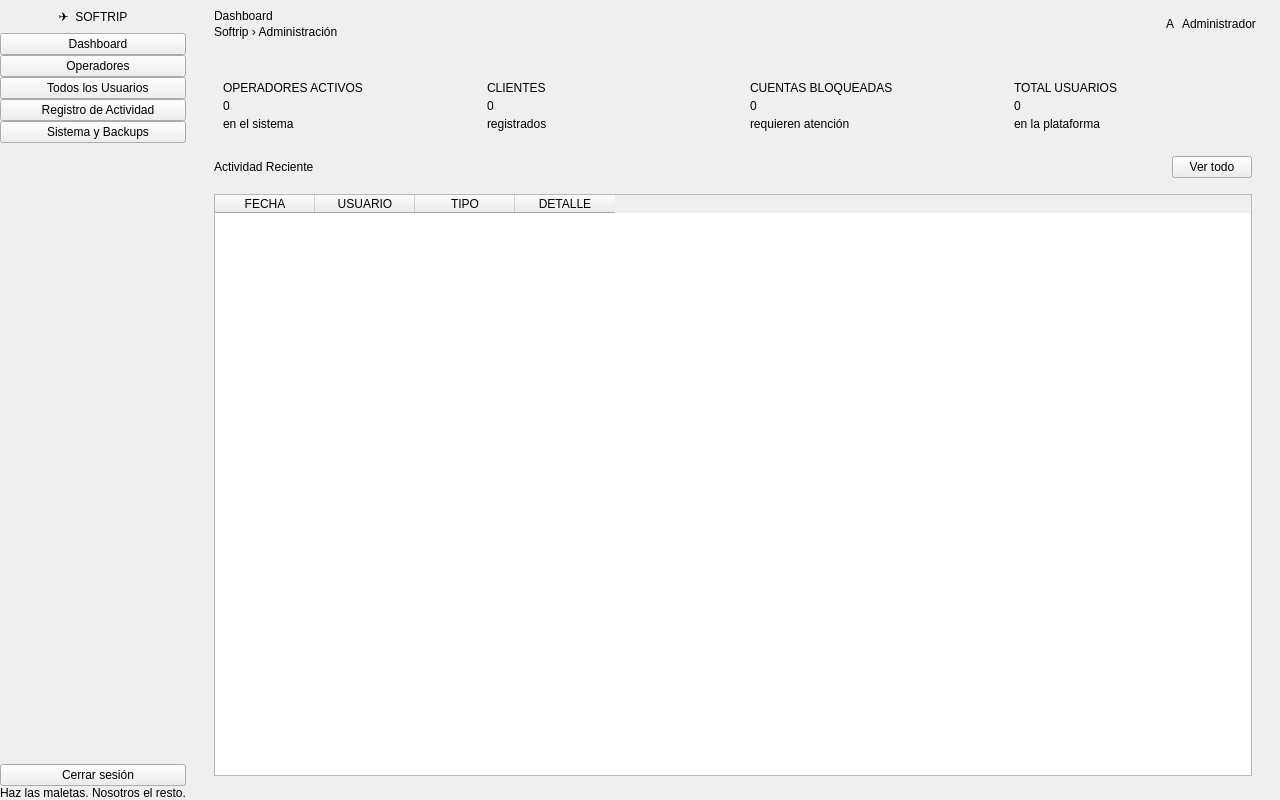
<?xml version="1.0" encoding="UTF-8"?>
<ui version="4.0">
 <class>VentanaAdminUI</class>
 <widget class="QMainWindow" name="VentanaAdminUI">
  <property name="geometry">
   <rect><x>0</x><y>0</y><width>1280</width><height>800</height></rect>
  </property>
  <property name="windowTitle">
   <string>SoftTrip — Administración</string>
  </property>
  <widget class="QWidget" name="centralwidget">
   <layout class="QHBoxLayout" name="rootLayout">
    <property name="spacing"><number>0</number></property>
    <property name="leftMargin"><number>0</number></property>
    <property name="topMargin"><number>0</number></property>
    <property name="rightMargin"><number>0</number></property>
    <property name="bottomMargin"><number>0</number></property>

  
    <item>
     <widget class="QFrame" name="sidebarFrame">
      <property name="minimumWidth"><number>220</number></property>
      <property name="maximumWidth"><number>220</number></property>
      <layout class="QVBoxLayout" name="sidebarLayout">
       <property name="spacing"><number>0</number></property>
       <property name="leftMargin"><number>0</number></property>
       <property name="topMargin"><number>0</number></property>
       <property name="rightMargin"><number>0</number></property>
       <property name="bottomMargin"><number>0</number></property>

       <item>
        <widget class="QFrame" name="logoFrame">
         <property name="minimumHeight"><number>72</number></property>
         <property name="maximumHeight"><number>72</number></property>
         <layout class="QHBoxLayout" name="logoLayout">
          <item>
           <widget class="QLabel" name="logoLabel">
            <property name="text"><string>✈  SOFTRIP</string></property>
            <property name="alignment"><set>Qt::AlignCenter</set></property>
           </widget>
          </item>
         </layout>
        </widget>
       </item>

       <item>
        <widget class="QPushButton" name="btnNavDashboard">
         <property name="text"><string>   Dashboard</string></property>
         <property name="checkable"><bool>true</bool></property>
         <property name="cursor"><cursorShape>PointingHandCursor</cursorShape></property>
        </widget>
       </item>
       <item>
        <widget class="QPushButton" name="btnNavOperadores">
         <property name="text"><string>   Operadores</string></property>
         <property name="checkable"><bool>true</bool></property>
         <property name="cursor"><cursorShape>PointingHandCursor</cursorShape></property>
        </widget>
       </item>
       <item>
        <widget class="QPushButton" name="btnNavUsuarios">
         <property name="text"><string>   Todos los Usuarios</string></property>
         <property name="checkable"><bool>true</bool></property>
         <property name="cursor"><cursorShape>PointingHandCursor</cursorShape></property>
        </widget>
       </item>
       <item>
        <widget class="QPushButton" name="btnNavActividad">
         <property name="text"><string>   Registro de Actividad</string></property>
         <property name="checkable"><bool>true</bool></property>
         <property name="cursor"><cursorShape>PointingHandCursor</cursorShape></property>
        </widget>
       </item>
       <item>
        <widget class="QPushButton" name="btnNavSistema">
         <property name="text"><string>   Sistema y Backups</string></property>
         <property name="checkable"><bool>true</bool></property>
         <property name="cursor"><cursorShape>PointingHandCursor</cursorShape></property>
        </widget>
       </item>

       <item>
        <spacer name="sidebarSpacer">
         <property name="orientation"><enum>Qt::Vertical</enum></property>
         <property name="sizeHint" stdset="0"><size><width>20</width><height>40</height></size></property>
        </spacer>
       </item>

       <item>
        <widget class="QPushButton" name="btnLogout">
         <property name="text"><string>   Cerrar sesión</string></property>
         <property name="cursor"><cursorShape>PointingHandCursor</cursorShape></property>
        </widget>
       </item>
       <item>
        <widget class="QLabel" name="sidebarFooter">
         <property name="text"><string>Haz las maletas. Nosotros el resto.</string></property>
         <property name="alignment"><set>Qt::AlignCenter</set></property>
        </widget>
       </item>

      </layout>
     </widget>
    </item>

  
    <item>
     <widget class="QFrame" name="contentFrame">
      <layout class="QVBoxLayout" name="contentLayout">
       <property name="spacing"><number>0</number></property>
       <property name="leftMargin"><number>0</number></property>
       <property name="topMargin"><number>0</number></property>
       <property name="rightMargin"><number>0</number></property>
       <property name="bottomMargin"><number>0</number></property>

       <item>
        <widget class="QFrame" name="topbarFrame">
         <property name="minimumHeight"><number>64</number></property>
         <property name="maximumHeight"><number>64</number></property>
         <layout class="QHBoxLayout" name="topbarLayout">
          <property name="leftMargin"><number>28</number></property>
          <property name="rightMargin"><number>24</number></property>
          <property name="spacing"><number>8</number></property>
          <item>
           <layout class="QVBoxLayout" name="titleStack">
            <property name="spacing"><number>2</number></property>
            <item>
             <widget class="QLabel" name="pageTitle">
              <property name="text"><string>Dashboard</string></property>
             </widget>
            </item>
            <item>
             <widget class="QLabel" name="pageBreadcrumb">
              <property name="text"><string>Softrip › Administración</string></property>
             </widget>
            </item>
           </layout>
          </item>
          <item>
           <spacer name="topSpacer">
            <property name="orientation"><enum>Qt::Horizontal</enum></property>
            <property name="sizeHint" stdset="0"><size><width>40</width><height>20</height></size></property>
           </spacer>
          </item>
          <item>
           <widget class="QLabel" name="avatarLabel">
            <property name="text"><string>A</string></property>
            <property name="alignment"><set>Qt::AlignCenter</set></property>
           </widget>
          </item>
          <item>
           <widget class="QLabel" name="adminNameLabel">
            <property name="text"><string>Administrador</string></property>
           </widget>
          </item>
         </layout>
        </widget>
       </item>

       <item>
        <widget class="QStackedWidget" name="stackedWidget">

       
         <widget class="QWidget" name="pageDashboard">
          <layout class="QVBoxLayout" name="dashLayout">
           <property name="leftMargin"><number>28</number></property>
           <property name="topMargin"><number>24</number></property>
           <property name="rightMargin"><number>28</number></property>
           <property name="bottomMargin"><number>24</number></property>
           <property name="spacing"><number>16</number></property>

           <item>
            <layout class="QHBoxLayout" name="cardsLayout">
             <property name="spacing"><number>16</number></property>
             <item>
              <widget class="QFrame" name="cardOperadores">
               <property name="minimumHeight"><number>110</number></property>
               <layout class="QVBoxLayout" name="cardOpLayout">
                <property name="spacing"><number>4</number></property>
                <item><widget class="QLabel" name="lblCardOpTitulo"><property name="text"><string>OPERADORES ACTIVOS</string></property></widget></item>
                <item><widget class="QLabel" name="lblTotalOperadores"><property name="text"><string>0</string></property></widget></item>
                <item><widget class="QLabel" name="lblCardOpSub"><property name="text"><string>en el sistema</string></property></widget></item>
               </layout>
              </widget>
             </item>
             <item>
              <widget class="QFrame" name="cardClientes">
               <property name="minimumHeight"><number>110</number></property>
               <layout class="QVBoxLayout" name="cardClLayout">
                <property name="spacing"><number>4</number></property>
                <item><widget class="QLabel" name="lblCardClTitulo"><property name="text"><string>CLIENTES</string></property></widget></item>
                <item><widget class="QLabel" name="lblTotalClientes"><property name="text"><string>0</string></property></widget></item>
                <item><widget class="QLabel" name="lblCardClSub"><property name="text"><string>registrados</string></property></widget></item>
               </layout>
              </widget>
             </item>
             <item>
              <widget class="QFrame" name="cardBloqueados">
               <property name="minimumHeight"><number>110</number></property>
               <layout class="QVBoxLayout" name="cardBlLayout">
                <property name="spacing"><number>4</number></property>
                <item><widget class="QLabel" name="lblCardBlTitulo"><property name="text"><string>CUENTAS BLOQUEADAS</string></property></widget></item>
                <item><widget class="QLabel" name="lblTotalBloqueados"><property name="text"><string>0</string></property></widget></item>
                <item><widget class="QLabel" name="lblCardBlSub"><property name="text"><string>requieren atención</string></property></widget></item>
               </layout>
              </widget>
             </item>
             <item>
              <widget class="QFrame" name="cardTotal">
               <property name="minimumHeight"><number>110</number></property>
               <layout class="QVBoxLayout" name="cardTotLayout">
                <property name="spacing"><number>4</number></property>
                <item><widget class="QLabel" name="lblCardTotTitulo"><property name="text"><string>TOTAL USUARIOS</string></property></widget></item>
                <item><widget class="QLabel" name="lblTotalUsuarios"><property name="text"><string>0</string></property></widget></item>
                <item><widget class="QLabel" name="lblCardTotSub"><property name="text"><string>en la plataforma</string></property></widget></item>
               </layout>
              </widget>
             </item>
            </layout>
           </item>

           <item>
            <layout class="QHBoxLayout" name="dashActHeader">
             <item><widget class="QLabel" name="lblDashActTitle"><property name="text"><string>Actividad Reciente</string></property></widget></item>
             <item>
              <spacer><property name="orientation"><enum>Qt::Horizontal</enum></property><property name="sizeHint" stdset="0"><size><width>40</width><height>20</height></size></property></spacer>
             </item>
             <item>
              <widget class="QPushButton" name="btnVerTodosDash">
               <property name="text"><string>Ver todo</string></property>
               <property name="cursor"><cursorShape>PointingHandCursor</cursorShape></property>
              </widget>
             </item>
            </layout>
           </item>

           <item>
            <widget class="QTableWidget" name="tablaDashActividad">
             <property name="editTriggers"><set>QAbstractItemView::NoEditTriggers</set></property>
             <property name="selectionBehavior"><enum>QAbstractItemView::SelectRows</enum></property>
             <property name="showGrid"><bool>false</bool></property>
             <property name="columnCount"><number>4</number></property>
             <column><property name="text"><string>FECHA</string></property></column>
             <column><property name="text"><string>USUARIO</string></property></column>
             <column><property name="text"><string>TIPO</string></property></column>
             <column><property name="text"><string>DETALLE</string></property></column>
            </widget>
           </item>

          </layout>
         </widget>

         <widget class="QWidget" name="pageOperadores">
          <layout class="QVBoxLayout" name="opLayout">
           <property name="leftMargin"><number>28</number></property>
           <property name="topMargin"><number>24</number></property>
           <property name="rightMargin"><number>28</number></property>
           <property name="bottomMargin"><number>24</number></property>
           <property name="spacing"><number>14</number></property>
           <item>
            <layout class="QHBoxLayout" name="opToolbar">
             <property name="spacing"><number>10</number></property>
             <item><widget class="QLineEdit" name="searchOperadores"><property name="placeholderText"><string>Buscar por nombre, email o DNI...</string></property></widget></item>
             <item>
              <widget class="QComboBox" name="filtroEstadoOp">
               <item><property name="text"><string>Todos los estados</string></property></item>
               <item><property name="text"><string>Activo</string></property></item>
               <item><property name="text"><string>Bloqueado</string></property></item>
               <item><property name="text"><string>Suspendido</string></property></item>
               <item><property name="text"><string>Inactivo</string></property></item>
              </widget>
             </item>
             <item><widget class="QPushButton" name="btnExportarOp"><property name="text"><string>Exportar CSV</string></property><property name="cursor"><cursorShape>PointingHandCursor</cursorShape></property></widget></item>
             <item><widget class="QPushButton" name="btnNuevoOperador"><property name="text"><string>+ Nuevo Operador</string></property><property name="cursor"><cursorShape>PointingHandCursor</cursorShape></property></widget></item>
            </layout>
           </item>
           <item>
            <widget class="QTableWidget" name="tablaOperadores">
             <property name="editTriggers"><set>QAbstractItemView::NoEditTriggers</set></property>
             <property name="selectionBehavior"><enum>QAbstractItemView::SelectRows</enum></property>
             <property name="showGrid"><bool>false</bool></property>
             <property name="columnCount"><number>8</number></property>
             <column><property name="text"><string>ID</string></property></column>
             <column><property name="text"><string>NOMBRE</string></property></column>
             <column><property name="text"><string>DNI / NIE</string></property></column>
             <column><property name="text"><string>EMAIL</string></property></column>
             <column><property name="text"><string>TELÉFONO</string></property></column>
             <column><property name="text"><string>ESTADO</string></property></column>
             <column><property name="text"><string>REGISTRO</string></property></column>
             <column><property name="text"><string>ACCIONES</string></property></column>
            </widget>
           </item>
          </layout>
         </widget>

         <widget class="QWidget" name="pageUsuarios">
          <layout class="QVBoxLayout" name="usrLayout">
           <property name="leftMargin"><number>28</number></property>
           <property name="topMargin"><number>24</number></property>
           <property name="rightMargin"><number>28</number></property>
           <property name="bottomMargin"><number>24</number></property>
           <property name="spacing"><number>14</number></property>
           <item>
            <layout class="QHBoxLayout" name="usrToolbar">
             <property name="spacing"><number>10</number></property>
             <item><widget class="QLineEdit" name="searchUsuarios"><property name="placeholderText"><string>Buscar por nombre, email o DNI...</string></property></widget></item>
             <item>
              <widget class="QComboBox" name="filtroTipoUs">
               <item><property name="text"><string>Todos los tipos</string></property></item>
               <item><property name="text"><string>Administrador</string></property></item>
               <item><property name="text"><string>Operador</string></property></item>
               <item><property name="text"><string>Cliente</string></property></item>
              </widget>
             </item>
             <item>
              <widget class="QComboBox" name="filtroEstadoUs">
               <item><property name="text"><string>Todos los estados</string></property></item>
               <item><property name="text"><string>Activo</string></property></item>
               <item><property name="text"><string>Bloqueado</string></property></item>
               <item><property name="text"><string>Suspendido</string></property></item>
               <item><property name="text"><string>Inactivo</string></property></item>
              </widget>
             </item>
             <item><spacer><property name="orientation"><enum>Qt::Horizontal</enum></property><property name="sizeHint" stdset="0"><size><width>40</width><height>20</height></size></property></spacer></item>
            </layout>
           </item>
           <item>
            <widget class="QTableWidget" name="tablaUsuarios">
             <property name="editTriggers"><set>QAbstractItemView::NoEditTriggers</set></property>
             <property name="selectionBehavior"><enum>QAbstractItemView::SelectRows</enum></property>
             <property name="showGrid"><bool>false</bool></property>
             <property name="columnCount"><number>8</number></property>
             <column><property name="text"><string>ID</string></property></column>
             <column><property name="text"><string>NOMBRE</string></property></column>
             <column><property name="text"><string>DNI / NIE</string></property></column>
             <column><property name="text"><string>EMAIL</string></property></column>
             <column><property name="text"><string>TIPO</string></property></column>
             <column><property name="text"><string>ESTADO</string></property></column>
             <column><property name="text"><string>REGISTRO</string></property></column>
             <column><property name="text"><string>ACCIÓN</string></property></column>
            </widget>
           </item>
          </layout>
         </widget>

    
         <widget class="QWidget" name="pageActividad">
          <layout class="QVBoxLayout" name="actLayout">
           <property name="leftMargin"><number>28</number></property>
           <property name="topMargin"><number>24</number></property>
           <property name="rightMargin"><number>28</number></property>
           <property name="bottomMargin"><number>24</number></property>
           <property name="spacing"><number>14</number></property>
           <item>
            <layout class="QHBoxLayout" name="actToolbar">
             <property name="spacing"><number>10</number></property>
             <item><widget class="QLabel" name="lblFiltroAccion"><property name="text"><string>Filtrar por acción:</string></property></widget></item>
             <item>
              <widget class="QComboBox" name="filtroAccion">
               <item><property name="text"><string>Todas las acciones</string></property></item>
               <item><property name="text"><string>Creación</string></property></item>
               <item><property name="text"><string>Modificación</string></property></item>
               <item><property name="text"><string>Bloqueo</string></property></item>
               <item><property name="text"><string>Backup</string></property></item>
              </widget>
             </item>
             <item><spacer><property name="orientation"><enum>Qt::Horizontal</enum></property><property name="sizeHint" stdset="0"><size><width>40</width><height>20</height></size></property></spacer></item>
            </layout>
           </item>
           <item>
            <widget class="QTableWidget" name="tablaActividad">
             <property name="editTriggers"><set>QAbstractItemView::NoEditTriggers</set></property>
             <property name="selectionBehavior"><enum>QAbstractItemView::SelectRows</enum></property>
             <property name="showGrid"><bool>false</bool></property>
             <property name="columnCount"><number>7</number></property>
             <column><property name="text"><string>FECHA</string></property></column>
             <column><property name="text"><string>HORA</string></property></column>
             <column><property name="text"><string>USUARIO</string></property></column>
             <column><property name="text"><string>TIPO</string></property></column>
             <column><property name="text"><string>ACCIÓN</string></property></column>
             <column><property name="text"><string>DETALLE</string></property></column>
             <column><property name="text"><string>IP</string></property></column>
            </widget>
           </item>
          </layout>
         </widget>

       
         <widget class="QWidget" name="pageSistema">
          <layout class="QVBoxLayout" name="sysLayout">
           <property name="leftMargin"><number>28</number></property>
           <property name="topMargin"><number>24</number></property>
           <property name="rightMargin"><number>28</number></property>
           <property name="bottomMargin"><number>24</number></property>
           <property name="spacing"><number>20</number></property>
           <item>
            <layout class="QHBoxLayout" name="sysTopRow">
             <property name="spacing"><number>20</number></property>
             <item>
              <widget class="QFrame" name="backupCard">
               <property name="maximumWidth"><number>360</number></property>
               <layout class="QVBoxLayout" name="backupCardLayout">
                <property name="spacing"><number>10</number></property>
                <item><widget class="QLabel" name="lblBackupTitle"><property name="text"><string>Backup Manual</string></property></widget></item>
                <item><widget class="QLabel" name="lblBackupDesc"><property name="text"><string>Genera una copia de seguridad de la base de datos ahora mismo.</string></property><property name="wordWrap"><bool>true</bool></property></widget></item>
                <item><widget class="QLabel" name="bkLast1"><property name="text"><string>Último backup: —</string></property></widget></item>
                <item><widget class="QPushButton" name="btnBackupAhora"><property name="text"><string>Iniciar Backup</string></property><property name="cursor"><cursorShape>PointingHandCursor</cursorShape></property></widget></item>
               </layout>
              </widget>
             </item>
             <item>
              <widget class="QFrame" name="infoSistemaCard">
               <layout class="QVBoxLayout" name="infoSysLayout">
                <property name="spacing"><number>8</number></property>
                <item><widget class="QLabel" name="lblSysTitle"><property name="text"><string>Información del Sistema</string></property></widget></item>
                <item><widget class="QLabel" name="lblPython"><property name="text"><string>Python: —</string></property></widget></item>
                <item><widget class="QLabel" name="lblHost"><property name="text"><string>Host BD: —</string></property></widget></item>
                <item><spacer><property name="orientation"><enum>Qt::Vertical</enum></property><property name="sizeHint" stdset="0"><size><width>20</width><height>20</height></size></property></spacer></item>
               </layout>
              </widget>
             </item>
            </layout>
           </item>
           <item><widget class="QLabel" name="lblHistorialTitle"><property name="text"><string>Historial de Backups</string></property></widget></item>
           <item>
            <widget class="QTableWidget" name="tablaBackups">
             <property name="editTriggers"><set>QAbstractItemView::NoEditTriggers</set></property>
             <property name="selectionBehavior"><enum>QAbstractItemView::SelectRows</enum></property>
             <property name="showGrid"><bool>false</bool></property>
             <property name="columnCount"><number>5</number></property>
             <column><property name="text"><string>FECHA</string></property></column>
             <column><property name="text"><string>ARCHIVO</string></property></column>
             <column><property name="text"><string>TAMAÑO</string></property></column>
             <column><property name="text"><string>ESTADO</string></property></column>
             <column><property name="text"><string>ACCIÓN</string></property></column>
            </widget>
           </item>
          </layout>
         </widget>

        </widget>
       </item>

      </layout>
     </widget>
    </item>

   </layout>
  </widget>
 </widget>
</ui>

               
